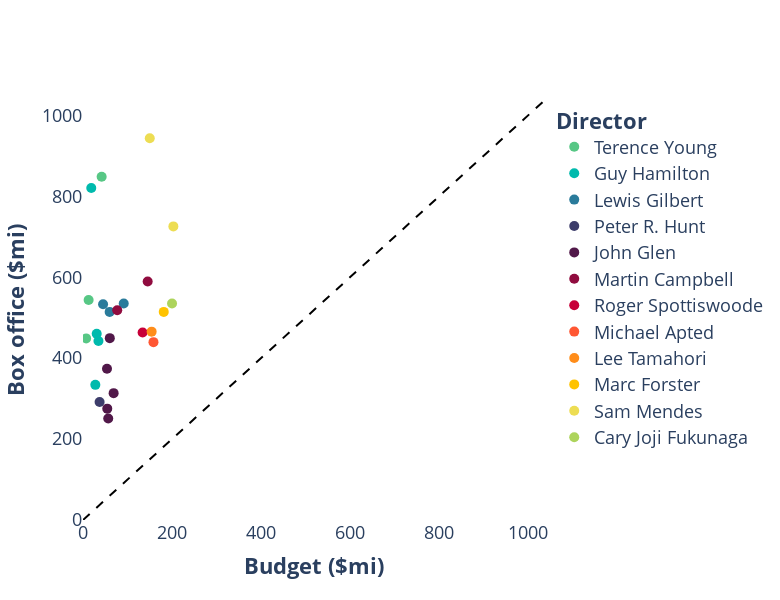

The cell this chart's notebook holds for it:
### Code cell
# Variables:
x_var = "budget_millions_2005"
x_var_name = "Budget ($mi)"
y_var = "box_office_millions_2005"
y_var_name = "Box office ($mi)"
color_var = "director"
color_var_name = "Director"

# Plot:
lvls = df[color_var].unique()
n_levels = len(lvls)
my_palette = ["#57c785", "#00baad", "#2a7b9b", "#3d3d6b", "#511849", "#900c3f", "#c70039", "#ff5733", "#ff8d1a", "#ffc300", "#eddd53", "#add45c"]
max_val = df[[x_var, y_var]].max().max()*1.1

fig = go.Figure()
for l, lvl in enumerate(lvls):
    fig.add_trace(
        go.Scatter(
            x = df[x_var][df[color_var] == lvl],
            y = df[y_var][df[color_var] == lvl],
            mode = "markers",
            marker = {
                "size": 10,
                "color": my_palette[l]
            },
            name = lvl,
            customdata = df[["title",
                             "year",
                             "bond_actor",
                             "director",
                             "box_office_millions_2005",
                             "budget_millions_2005",
                             "rotten_tomatoes_score",
                             "metacritic_score"]][df[color_var] == lvl],
            hovertemplate = "<b>Title:</b> %{customdata[0]}<br>" +
                            "<b>Year:</b> %{customdata[1]}<br>" +
                            "<b>Bond:</b> %{customdata[2]}<br>" +
                            "<b>Director:</b> %{customdata[3]}<br>" +
                            "<b>Box office ($mi):</b> %{customdata[4]}<br>" +
                            "<b>Budget ($mi):</b> %{customdata[5]}<br>" +
                            "<b>Rotten Tomatoes Score:</b> %{customdata[6]}<br>" +
                            "<b>Metacritic Score:</b> %{customdata[7]}<br>" +
                            "<extra></extra>"          
        )        
    )
fig.add_trace(
    go.Scatter(
        x = [0, max_val],
        y = [0, max_val],
        mode = "lines",
        line = {
            "width": 2,
            "color": "black",
            "dash": "dash"
        },
        showlegend = False
    )
)
fig.update_layout(
    xaxis_title = "<b>" + x_var_name + "</b>" ,
    yaxis_title = "<b>" + y_var_name + "</b>",
    xaxis_range = [0, max_val],
    yaxis_range = [0, max_val],
    font = dict(
        size = 18
    ),
    showlegend = True,
    legend_title_text = "<b>" + color_var_name + "</b>",
    plot_bgcolor = "white",
    hoverlabel = dict(
        font_size = 20,
        font_family = "Rockwell"
    ),
    height = 600,
    width = 780
)
fig.show()

### Figure 1 — Plotly figure (JSON) as saved in the notebook; plotly's stock layout.template omitted (floating-point values rounded to 4 significant figures)
{"data": [{"customdata": [["Dr. No", 1962, "Sean Connery", "Terence Young", 448.8, 7, 95, 78], ["From Russia with Love", 1963, "Sean Connery", "Terence Young", 543.8, 12.6, 95, 83], ["Thunderball", 1965, "Sean Connery", "Terence Young", 848.1, 41.9, 87, 64]], "hovertemplate": "<b>Title:</b> %{customdata[0]}<br><b>Year:</b> %{customdata[1]}<br><b>Bond:</b> %{customdata[2]}<br><b>Director:</b> %{customdata[3]}<br><b>Box office ($mi):</b> %{customdata[4]}<br><b>Budget ($mi):</b> %{customdata[5]}<br><b>Rotten Tomatoes Score:</b> %{customdata[6]}<br><b>Metacritic Score:</b> %{customdata[7]}<br><extra></extra>", "marker": {"color": "#57c785", "size": 10}, "mode": "markers", "name": "Terence Young", "type": "scatter", "x": [7, 12.6, 41.9], "y": [448.8, 543.8, 848.1]}, {"customdata": [["Goldfinger", 1964, "Sean Connery", "Guy Hamilton", 820.4, 18.6, 99, 87], ["Diamonds Are Forever", 1971, "Sean Connery", "Guy Hamilton", 442.5, 34.7, 64, 59], ["Live and Let Die", 1973, "Roger Moore", "Guy Hamilton", 460.3, 30.8, 65, 55], ["The Man with the Golden Gun", 1974, "Roger Moore", "Guy Hamilton", 334, 27.7, 39, 43]], "hovertemplate": "<b>Title:</b> %{customdata[0]}<br><b>Year:</b> %{customdata[1]}<br><b>Bond:</b> %{customdata[2]}<br><b>Director:</b> %{customdata[3]}<br><b>Box office ($mi):</b> %{customdata[4]}<br><b>Budget ($mi):</b> %{customdata[5]}<br><b>Rotten Tomatoes Score:</b> %{customdata[6]}<br><b>Metacritic Score:</b> %{customdata[7]}<br><extra></extra>", "marker": {"color": "#00baad", "size": 10}, "mode": "markers", "name": "Guy Hamilton", "type": "scatter", "x": [18.6, 34.7, 30.8, 27.7], "y": [820.4, 442.5, 460.3, 334]}, {"customdata": [["You Only Live Twice", 1967, "Sean Connery", "Lewis Gilbert", 514.2, 59.9, 73, 61], ["The Spy Who Loved Me", 1977, "Roger Moore", "Lewis Gilbert", 533, 45.1, 80, 55], ["Moonraker", 1979, "Roger Moore", "Lewis Gilbert", 535, 91.5, 60, 66]], "hovertemplate": "<b>Title:</b> %{customdata[0]}<br><b>Year:</b> %{customdata[1]}<br><b>Bond:</b> %{customdata[2]}<br><b>Director:</b> %{customdata[3]}<br><b>Box office ($mi):</b> %{customdata[4]}<br><b>Budget ($mi):</b> %{customdata[5]}<br><b>Rotten Tomatoes Score:</b> %{customdata[6]}<br><b>Metacritic Score:</b> %{customdata[7]}<br><extra></extra>", "marker": {"color": "#2a7b9b", "size": 10}, "mode": "markers", "name": "Lewis Gilbert", "type": "scatter", "x": [59.9, 45.1, 91.5], "y": [514.2, 533, 535]}, {"customdata": [["On Her Majesty's Secret Service", 1969, "George Lazenby", "Peter R. Hunt", 291.5, 37.3, 81, 61]], "hovertemplate": "<b>Title:</b> %{customdata[0]}<br><b>Year:</b> %{customdata[1]}<br><b>Bond:</b> %{customdata[2]}<br><b>Director:</b> %{customdata[3]}<br><b>Box office ($mi):</b> %{customdata[4]}<br><b>Budget ($mi):</b> %{customdata[5]}<br><b>Rotten Tomatoes Score:</b> %{customdata[6]}<br><b>Metacritic Score:</b> %{customdata[7]}<br><extra></extra>", "marker": {"color": "#3d3d6b", "size": 10}, "mode": "markers", "name": "Peter R. Hunt", "type": "scatter", "x": [37.3], "y": [291.5]}, {"customdata": [["For Your Eyes Only", 1981, "Roger Moore", "John Glen", 449.4, 60.2, 72, 54], ["Octopussy", 1983, "Roger Moore", "John Glen", 373.8, 53.9, 43, 63], ["A View to a Kill", 1985, "Roger Moore", "John Glen", 275.2, 54.5, 38, 40], ["The Living Daylights", 1987, "Timothy Dalton", "John Glen", 313.5, 68.8, 74, 60], ["Licence to Kill", 1989, "Timothy Dalton", "John Glen", 250.9, 56.7, 78, 58]], "hovertemplate": "<b>Title:</b> %{customdata[0]}<br><b>Year:</b> %{customdata[1]}<br><b>Bond:</b> %{customdata[2]}<br><b>Director:</b> %{customdata[3]}<br><b>Box office ($mi):</b> %{customdata[4]}<br><b>Budget ($mi):</b> %{customdata[5]}<br><b>Rotten Tomatoes Score:</b> %{customdata[6]}<br><b>Metacritic Score:</b> %{customdata[7]}<br><extra></extra>", "marker": {"color": "#511849", "size": 10}, "mode": "markers", "name": "John Glen", "type": "scatter", "x": [60.2, 53.9, 54.5, 68.8, 56.7], "y": [449.4, 373.8, 275.2, 313.5, 250.9]}, {"customdata": [["GoldenEye", 1995, "Pierce Brosnan", "Martin Campbell", 518.5, 76.9, 79, 65], ["Casino Royale", 2006, "Daniel Craig", "Martin Campbell", 589.4, 145.3, 94, 80]], "hovertemplate": "<b>Title:</b> %{customdata[0]}<br><b>Year:</b> %{customdata[1]}<br><b>Bond:</b> %{customdata[2]}<br><b>Director:</b> %{customdata[3]}<br><b>Box office ($mi):</b> %{customdata[4]}<br><b>Budget ($mi):</b> %{customdata[5]}<br><b>Rotten Tomatoes Score:</b> %{customdata[6]}<br><b>Metacritic Score:</b> %{customdata[7]}<br><extra></extra>", "marker": {"color": "#900c3f", "size": 10}, "mode": "markers", "name": "Martin Campbell", "type": "scatter", "x": [76.9, 145.3], "y": [518.5, 589.4]}, {"customdata": [["Tomorrow Never Dies", 1997, "Pierce Brosnan", "Roger Spottiswoode", 463.2, 133.9, 56, 52]], "hovertemplate": "<b>Title:</b> %{customdata[0]}<br><b>Year:</b> %{customdata[1]}<br><b>Bond:</b> %{customdata[2]}<br><b>Director:</b> %{customdata[3]}<br><b>Box office ($mi):</b> %{customdata[4]}<br><b>Budget ($mi):</b> %{customdata[5]}<br><b>Rotten Tomatoes Score:</b> %{customdata[6]}<br><b>Metacritic Score:</b> %{customdata[7]}<br><extra></extra>", "marker": {"color": "#c70039", "size": 10}, "mode": "markers", "name": "Roger Spottiswoode", "type": "scatter", "x": [133.9], "y": [463.2]}, {"customdata": [["The World Is Not Enough", 1999, "Pierce Brosnan", "Michael Apted", 439.5, 158.3, 52, 57]], "hovertemplate": "<b>Title:</b> %{customdata[0]}<br><b>Year:</b> %{customdata[1]}<br><b>Bond:</b> %{customdata[2]}<br><b>Director:</b> %{customdata[3]}<br><b>Box office ($mi):</b> %{customdata[4]}<br><b>Budget ($mi):</b> %{customdata[5]}<br><b>Rotten Tomatoes Score:</b> %{customdata[6]}<br><b>Metacritic Score:</b> %{customdata[7]}<br><extra></extra>", "marker": {"color": "#ff5733", "size": 10}, "mode": "markers", "name": "Michael Apted", "type": "scatter", "x": [158.3], "y": [439.5]}, {"customdata": [["Die Another Day", 2002, "Pierce Brosnan", "Lee Tamahori", 465.4, 154.2, 56, 56]], "hovertemplate": "<b>Title:</b> %{customdata[0]}<br><b>Year:</b> %{customdata[1]}<br><b>Bond:</b> %{customdata[2]}<br><b>Director:</b> %{customdata[3]}<br><b>Box office ($mi):</b> %{customdata[4]}<br><b>Budget ($mi):</b> %{customdata[5]}<br><b>Rotten Tomatoes Score:</b> %{customdata[6]}<br><b>Metacritic Score:</b> %{customdata[7]}<br><extra></extra>", "marker": {"color": "#ff8d1a", "size": 10}, "mode": "markers", "name": "Lee Tamahori", "type": "scatter", "x": [154.2], "y": [465.4]}, {"customdata": [["Quantum of Solace", 2008, "Daniel Craig", "Marc Forster", 514.2, 181.4, 64, 58]], "hovertemplate": "<b>Title:</b> %{customdata[0]}<br><b>Year:</b> %{customdata[1]}<br><b>Bond:</b> %{customdata[2]}<br><b>Director:</b> %{customdata[3]}<br><b>Box office ($mi):</b> %{customdata[4]}<br><b>Budget ($mi):</b> %{customdata[5]}<br><b>Rotten Tomatoes Score:</b> %{customdata[6]}<br><b>Metacritic Score:</b> %{customdata[7]}<br><extra></extra>", "marker": {"color": "#ffc300", "size": 10}, "mode": "markers", "name": "Marc Forster", "type": "scatter", "x": [181.4], "y": [514.2]}, {"customdata": [["Skyfall", 2012, "Daniel Craig", "Sam Mendes", 943.5, 150, 92, 81], ["Spectre", 2015, "Daniel Craig", "Sam Mendes", 725.5, 203, 63, 60]], "hovertemplate": "<b>Title:</b> %{customdata[0]}<br><b>Year:</b> %{customdata[1]}<br><b>Bond:</b> %{customdata[2]}<br><b>Director:</b> %{customdata[3]}<br><b>Box office ($mi):</b> %{customdata[4]}<br><b>Budget ($mi):</b> %{customdata[5]}<br><b>Rotten Tomatoes Score:</b> %{customdata[6]}<br><b>Metacritic Score:</b> %{customdata[7]}<br><extra></extra>", "marker": {"color": "#eddd53", "size": 10}, "mode": "markers", "name": "Sam Mendes", "type": "scatter", "x": [150, 203], "y": [943.5, 725.5]}, {"customdata": [["No Time to Die", 2021, "Daniel Craig", "Cary Joji Fukunaga", 534.9, 200, 84, 69]], "hovertemplate": "<b>Title:</b> %{customdata[0]}<br><b>Year:</b> %{customdata[1]}<br><b>Bond:</b> %{customdata[2]}<br><b>Director:</b> %{customdata[3]}<br><b>Box office ($mi):</b> %{customdata[4]}<br><b>Budget ($mi):</b> %{customdata[5]}<br><b>Rotten Tomatoes Score:</b> %{customdata[6]}<br><b>Metacritic Score:</b> %{customdata[7]}<br><extra></extra>", "marker": {"color": "#add45c", "size": 10}, "mode": "markers", "name": "Cary Joji Fukunaga", "type": "scatter", "x": [200], "y": [534.9]}, {"line": {"color": "black", "dash": "dash", "width": 2}, "mode": "lines", "showlegend": false, "type": "scatter", "x": [0, 1038.0], "y": [0, 1038.0]}], "layout": {"font": {"size": 18}, "height": 600, "hoverlabel": {"font": {"family": "Rockwell", "size": 20}}, "legend": {"title": {"text": "<b>Director</b>"}}, "plot_bgcolor": "white", "showlegend": true, "width": 780, "xaxis": {"autorange": false, "range": [0, 1038.0], "title": {"text": "<b>Budget ($mi)</b>"}, "type": "linear"}, "yaxis": {"autorange": false, "range": [0, 1038.0], "title": {"text": "<b>Box office ($mi)</b>"}, "type": "linear"}}}
